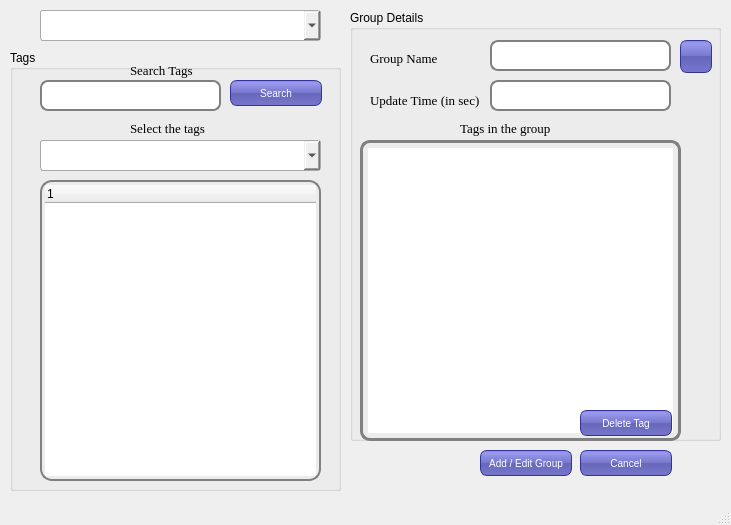
<?xml version="1.0" encoding="UTF-8"?>
<ui version="4.0">
 <class>MainWindow</class>
 <widget class="QMainWindow" name="MainWindow">
  <property name="geometry">
   <rect>
    <x>0</x>
    <y>0</y>
    <width>731</width>
    <height>525</height>
   </rect>
  </property>
  <property name="windowTitle">
   <string>MainWindow</string>
  </property>
  <property name="styleSheet">
   <string notr="true">QLineEdit {
padding: 1px;
border-style: solid;
border: 2px solid gray;
border-radius: 8px;
}
QComboBox {
    border: 1px solid darkgray;
    border-radius: 3px;
}
QListWidget {
padding: 5px;
border-style: solid;
border: 3px solid gray;
border-radius: 10px;
}
QTreeWidget {
padding: 3px;
border-style: solid;
border: 2px solid gray;
border-radius: 12px;
}

QPushButton {
color: white;
background-color: QLinearGradient( x1: 0, y1: 0, x2: 0, y2: 1, stop: 0 #88d, stop: 0.1 #99e, stop: 0.49 #77c, stop: 0.5 #66b, stop: 1 #77c);
border-width: 1px;
border-color: #339;
border-style: solid;
border-radius: 7;
padding: 3px;
font-size: 10px;
padding-left: 5px;
padding-right: 5px;
min-width: 80px;
max-width: 80px;
min-height: 18px;
max-height: 18px;
}</string>
  </property>
  <widget class="QWidget" name="centralwidget">
   <widget class="QComboBox" name="comboBox_2">
    <property name="geometry">
     <rect>
      <x>40</x>
      <y>10</y>
      <width>281</width>
      <height>31</height>
     </rect>
    </property>
    <property name="font">
     <font>
      <family>Times New Roman</family>
      <pointsize>9</pointsize>
     </font>
    </property>
   </widget>
   <widget class="QGroupBox" name="groupBox">
    <property name="geometry">
     <rect>
      <x>10</x>
      <y>50</y>
      <width>331</width>
      <height>441</height>
     </rect>
    </property>
    <property name="title">
     <string>Tags</string>
    </property>
    <widget class="QTreeWidget" name="treeWidget">
     <property name="geometry">
      <rect>
       <x>30</x>
       <y>130</y>
       <width>281</width>
       <height>301</height>
      </rect>
     </property>
     <property name="font">
      <font>
       <family>Times New Roman</family>
       <pointsize>10</pointsize>
      </font>
     </property>
     <column>
      <property name="text">
       <string notr="true">1</string>
      </property>
     </column>
    </widget>
    <widget class="QComboBox" name="comboBox">
     <property name="geometry">
      <rect>
       <x>30</x>
       <y>90</y>
       <width>281</width>
       <height>31</height>
      </rect>
     </property>
     <property name="font">
      <font>
       <family>Times New Roman</family>
       <pointsize>9</pointsize>
      </font>
     </property>
    </widget>
    <widget class="QLabel" name="label_2">
     <property name="geometry">
      <rect>
       <x>120</x>
       <y>70</y>
       <width>211</width>
       <height>16</height>
      </rect>
     </property>
     <property name="font">
      <font>
       <family>Times New Roman</family>
       <pointsize>10</pointsize>
      </font>
     </property>
     <property name="text">
      <string>Select the tags</string>
     </property>
    </widget>
    <widget class="QPushButton" name="button_searchTag">
     <property name="geometry">
      <rect>
       <x>220</x>
       <y>30</y>
       <width>92</width>
       <height>26</height>
      </rect>
     </property>
     <property name="text">
      <string>Search</string>
     </property>
    </widget>
    <widget class="QLineEdit" name="lineEdit_searchTag">
     <property name="geometry">
      <rect>
       <x>30</x>
       <y>30</y>
       <width>181</width>
       <height>31</height>
      </rect>
     </property>
     <property name="font">
      <font>
       <family>Times New Roman</family>
       <pointsize>10</pointsize>
      </font>
     </property>
    </widget>
    <widget class="QLabel" name="label_4">
     <property name="geometry">
      <rect>
       <x>120</x>
       <y>10</y>
       <width>91</width>
       <height>20</height>
      </rect>
     </property>
     <property name="font">
      <font>
       <family>Times New Roman</family>
       <pointsize>10</pointsize>
      </font>
     </property>
     <property name="text">
      <string>Search Tags</string>
     </property>
    </widget>
   </widget>
   <widget class="QGroupBox" name="groupBox_2">
    <property name="geometry">
     <rect>
      <x>350</x>
      <y>10</y>
      <width>371</width>
      <height>431</height>
     </rect>
    </property>
    <property name="title">
     <string>Group Details</string>
    </property>
    <widget class="QLabel" name="label">
     <property name="geometry">
      <rect>
       <x>20</x>
       <y>40</y>
       <width>171</width>
       <height>16</height>
      </rect>
     </property>
     <property name="font">
      <font>
       <family>Times New Roman</family>
       <pointsize>10</pointsize>
      </font>
     </property>
     <property name="text">
      <string>Group Name</string>
     </property>
    </widget>
    <widget class="QLineEdit" name="lineEdit_GroupName">
     <property name="geometry">
      <rect>
       <x>140</x>
       <y>30</y>
       <width>181</width>
       <height>31</height>
      </rect>
     </property>
     <property name="font">
      <font>
       <family>Times New Roman</family>
       <pointsize>10</pointsize>
      </font>
     </property>
    </widget>
    <widget class="QLabel" name="label_3">
     <property name="geometry">
      <rect>
       <x>20</x>
       <y>80</y>
       <width>151</width>
       <height>21</height>
      </rect>
     </property>
     <property name="font">
      <font>
       <family>Times New Roman</family>
       <pointsize>10</pointsize>
      </font>
     </property>
     <property name="text">
      <string>Update Time (in sec)</string>
     </property>
    </widget>
    <widget class="QLineEdit" name="lineEdit_UpdateRate">
     <property name="geometry">
      <rect>
       <x>140</x>
       <y>70</y>
       <width>181</width>
       <height>31</height>
      </rect>
     </property>
     <property name="font">
      <font>
       <family>Times New Roman</family>
       <pointsize>10</pointsize>
      </font>
     </property>
    </widget>
    <widget class="QListWidget" name="listWidget">
     <property name="geometry">
      <rect>
       <x>10</x>
       <y>130</y>
       <width>321</width>
       <height>301</height>
      </rect>
     </property>
     <property name="font">
      <font>
       <family>Calibri</family>
       <pointsize>10</pointsize>
       <weight>50</weight>
       <italic>false</italic>
       <bold>false</bold>
      </font>
     </property>
    </widget>
    <widget class="QLabel" name="label_5">
     <property name="geometry">
      <rect>
       <x>110</x>
       <y>110</y>
       <width>211</width>
       <height>16</height>
      </rect>
     </property>
     <property name="font">
      <font>
       <family>Times New Roman</family>
       <pointsize>10</pointsize>
      </font>
     </property>
     <property name="text">
      <string>Tags in the group</string>
     </property>
    </widget>
    <widget class="QPushButton" name="button_deleteTag">
     <property name="geometry">
      <rect>
       <x>230</x>
       <y>400</y>
       <width>92</width>
       <height>26</height>
      </rect>
     </property>
     <property name="text">
      <string>Delete Tag</string>
     </property>
    </widget>
    <widget class="QPushButton" name="pushButton">
     <property name="geometry">
      <rect>
       <x>330</x>
       <y>30</y>
       <width>32</width>
       <height>33</height>
      </rect>
     </property>
     <property name="styleSheet">
      <string notr="true">QPushButton {
color: white;
background-color: QLinearGradient( x1: 0, y1: 0, x2: 0, y2: 1, stop: 0 #88d, stop: 0.1 #99e, stop: 0.49 #77c, stop: 0.5 #66b, stop: 1 #77c);
border-image: url(refresh.png) 3 10 3 10;
border-width: 1px;
border-color: #339;
border-style: solid;
border-radius: 7;
padding: 3px;
font-size: 10px;
padding-left: 5px;
padding-right: 5px;
min-width: 20px;
max-width: 20px;
min-height: 25px;
max-height: 25px;
}</string>
     </property>
     <property name="text">
      <string/>
     </property>
    </widget>
   </widget>
   <widget class="QPushButton" name="button_cancel">
    <property name="geometry">
     <rect>
      <x>580</x>
      <y>450</y>
      <width>92</width>
      <height>26</height>
     </rect>
    </property>
    <property name="font">
     <font>
      <pointsize>-1</pointsize>
     </font>
    </property>
    <property name="text">
     <string>Cancel</string>
    </property>
   </widget>
   <widget class="QPushButton" name="button_createGroup">
    <property name="geometry">
     <rect>
      <x>480</x>
      <y>450</y>
      <width>92</width>
      <height>26</height>
     </rect>
    </property>
    <property name="font">
     <font>
      <pointsize>-1</pointsize>
     </font>
    </property>
    <property name="text">
     <string>Add / Edit Group</string>
    </property>
   </widget>
  </widget>
  <widget class="QMenuBar" name="menubar">
   <property name="geometry">
    <rect>
     <x>0</x>
     <y>0</y>
     <width>731</width>
     <height>21</height>
    </rect>
   </property>
  </widget>
  <widget class="QStatusBar" name="statusbar"/>
 </widget>
 <resources/>
 <connections/>
</ui>
